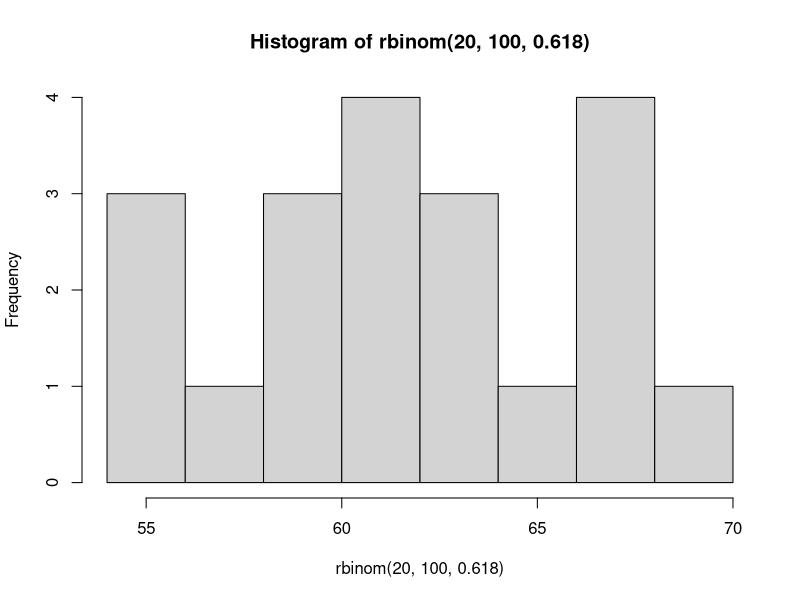
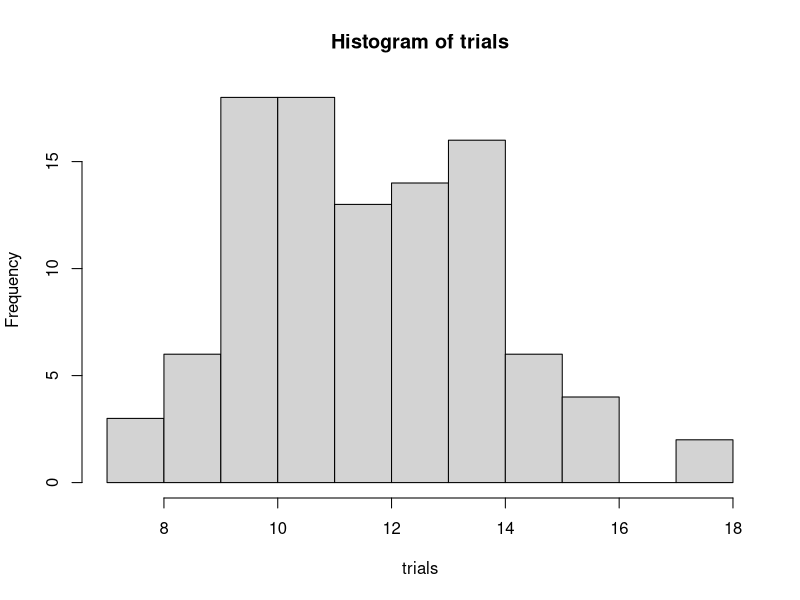

Reproduce these figures in R, in order.
#p = 0.618
#n = 20
#size = 20

#
hist(rbinom(20,100, 0.618))

trials <- numeric(length = 100)
#sum(rbinom(20,20, 0.618))

for(i in seq_along(trials)){
  trials[i] <- sum(rbinom(20,1, 0.618))
}
mean(trials)

hist(trials)
# 